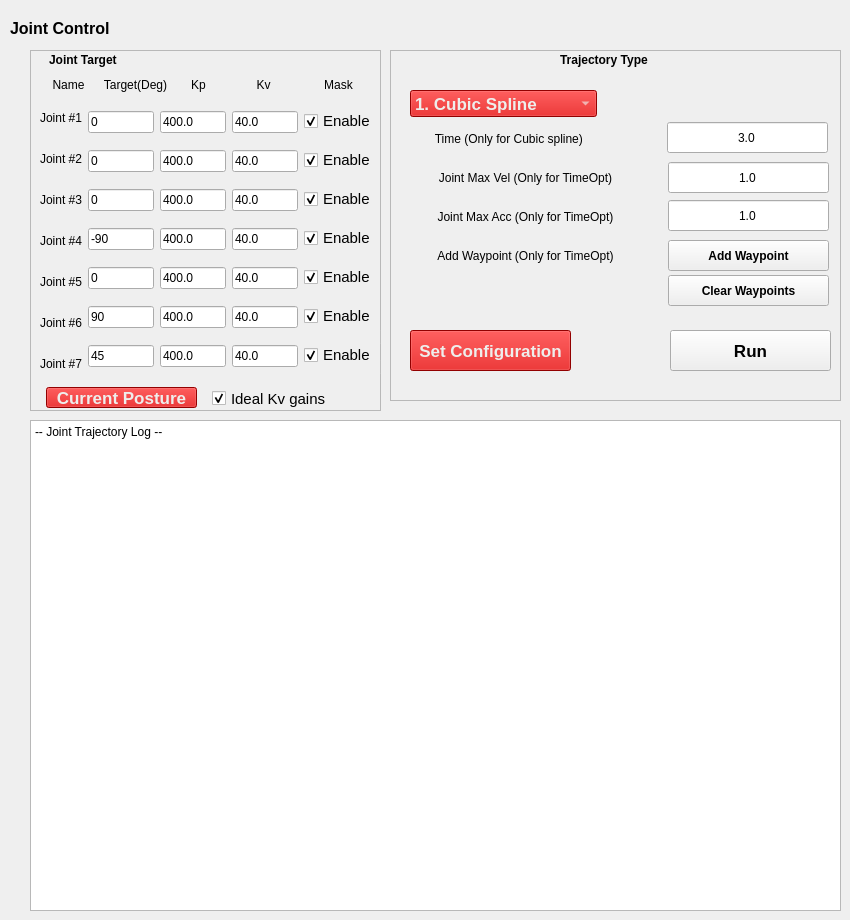
   <widget class="QWidget" name="JOINT">
    <widget class="QLabel" name="label_42">
     <property name="geometry">
      <rect>
       <x>10</x>
       <y>20</y>
       <width>221</width>
       <height>17</height>
      </rect>
     </property>
     <property name="font">
      <font>
       <pointsize>12</pointsize>
       <weight>75</weight>
       <bold>true</bold>
      </font>
     </property>
     <property name="styleSheet">
      <string notr="true"/>
     </property>
     <property name="frameShape">
      <enum>QFrame::NoFrame</enum>
     </property>
     <property name="text">
      <string>Joint Control</string>
     </property>
    </widget>
    <widget class="QFrame" name="frame_3">
     <property name="geometry">
      <rect>
       <x>30</x>
       <y>50</y>
       <width>351</width>
       <height>361</height>
      </rect>
     </property>
     <property name="frameShape">
      <enum>QFrame::StyledPanel</enum>
     </property>
     <property name="frameShadow">
      <enum>QFrame::Raised</enum>
     </property>
     <widget class="QLabel" name="label_85">
      <property name="geometry">
       <rect>
        <x>19</x>
        <y>0</y>
        <width>91</width>
        <height>20</height>
       </rect>
      </property>
      <property name="font">
       <font>
        <weight>75</weight>
        <bold>true</bold>
       </font>
      </property>
      <property name="text">
       <string>Joint Target</string>
      </property>
     </widget>
     <widget class="QLabel" name="label_97">
      <property name="geometry">
       <rect>
        <x>10</x>
        <y>20</y>
        <width>57</width>
        <height>29</height>
       </rect>
      </property>
      <property name="text">
       <string>Name</string>
      </property>
      <property name="alignment">
       <set>Qt::AlignCenter</set>
      </property>
     </widget>
     <widget class="QLabel" name="label_100">
      <property name="geometry">
       <rect>
        <x>140</x>
        <y>20</y>
        <width>57</width>
        <height>29</height>
       </rect>
      </property>
      <property name="text">
       <string>Kp</string>
      </property>
      <property name="alignment">
       <set>Qt::AlignCenter</set>
      </property>
     </widget>
     <widget class="QWidget" name="horizontalLayoutWidget_8">
      <property name="geometry">
       <rect>
        <x>10</x>
        <y>50</y>
        <width>336</width>
        <height>281</height>
       </rect>
      </property>
      <layout class="QHBoxLayout" name="horizontalLayout_14">
       <item>
        <layout class="QVBoxLayout" name="verticalLayout_27">
         <item>
          <widget class="QLabel" name="label_91">
           <property name="text">
            <string>Joint #1</string>
           </property>
           <property name="alignment">
            <set>Qt::AlignCenter</set>
           </property>
          </widget>
         </item>
         <item>
          <widget class="QLabel" name="label_92">
           <property name="text">
            <string>Joint #2</string>
           </property>
           <property name="alignment">
            <set>Qt::AlignCenter</set>
           </property>
          </widget>
         </item>
         <item>
          <widget class="QLabel" name="label_105">
           <property name="text">
            <string>Joint #3</string>
           </property>
           <property name="alignment">
            <set>Qt::AlignCenter</set>
           </property>
          </widget>
         </item>
         <item>
          <widget class="QLabel" name="label_93">
           <property name="text">
            <string>Joint #4</string>
           </property>
           <property name="alignment">
            <set>Qt::AlignCenter</set>
           </property>
          </widget>
         </item>
         <item>
          <widget class="QLabel" name="label_94">
           <property name="text">
            <string>Joint #5</string>
           </property>
           <property name="alignment">
            <set>Qt::AlignCenter</set>
           </property>
          </widget>
         </item>
         <item>
          <widget class="QLabel" name="label_95">
           <property name="text">
            <string>Joint #6</string>
           </property>
           <property name="alignment">
            <set>Qt::AlignCenter</set>
           </property>
          </widget>
         </item>
         <item>
          <widget class="QLabel" name="label_96">
           <property name="text">
            <string>Joint #7</string>
           </property>
           <property name="alignment">
            <set>Qt::AlignCenter</set>
           </property>
          </widget>
         </item>
        </layout>
       </item>
       <item>
        <layout class="QVBoxLayout" name="verticalLayout_20">
         <item>
          <widget class="QLineEdit" name="joint_t1">
           <property name="text">
            <string>0</string>
           </property>
          </widget>
         </item>
         <item>
          <widget class="QLineEdit" name="joint_t2">
           <property name="text">
            <string>0</string>
           </property>
          </widget>
         </item>
         <item>
          <widget class="QLineEdit" name="joint_t3">
           <property name="text">
            <string>0</string>
           </property>
          </widget>
         </item>
         <item>
          <widget class="QLineEdit" name="joint_t4">
           <property name="text">
            <string>-90</string>
           </property>
          </widget>
         </item>
         <item>
          <widget class="QLineEdit" name="joint_t5">
           <property name="text">
            <string>0</string>
           </property>
          </widget>
         </item>
         <item>
          <widget class="QLineEdit" name="joint_t6">
           <property name="text">
            <string>90</string>
           </property>
          </widget>
         </item>
         <item>
          <widget class="QLineEdit" name="joint_t7">
           <property name="text">
            <string>45</string>
           </property>
          </widget>
         </item>
        </layout>
       </item>
       <item>
        <layout class="QVBoxLayout" name="verticalLayout_21">
         <item>
          <widget class="QLineEdit" name="joint_kp1">
           <property name="text">
            <string>400.0</string>
           </property>
          </widget>
         </item>
         <item>
          <widget class="QLineEdit" name="joint_kp2">
           <property name="text">
            <string>400.0</string>
           </property>
          </widget>
         </item>
         <item>
          <widget class="QLineEdit" name="joint_kp3">
           <property name="text">
            <string>400.0</string>
           </property>
          </widget>
         </item>
         <item>
          <widget class="QLineEdit" name="joint_kp4">
           <property name="text">
            <string>400.0</string>
           </property>
          </widget>
         </item>
         <item>
          <widget class="QLineEdit" name="joint_kp5">
           <property name="text">
            <string>400.0</string>
           </property>
          </widget>
         </item>
         <item>
          <widget class="QLineEdit" name="joint_kp6">
           <property name="text">
            <string>400.0</string>
           </property>
          </widget>
         </item>
         <item>
          <widget class="QLineEdit" name="joint_kp7">
           <property name="text">
            <string>400.0</string>
           </property>
          </widget>
         </item>
        </layout>
       </item>
       <item>
        <layout class="QVBoxLayout" name="verticalLayout_22">
         <item>
          <widget class="QLineEdit" name="joint_kv1">
           <property name="text">
            <string>40.0</string>
           </property>
          </widget>
         </item>
         <item>
          <widget class="QLineEdit" name="joint_kv2">
           <property name="text">
            <string>40.0</string>
           </property>
          </widget>
         </item>
         <item>
          <widget class="QLineEdit" name="joint_kv3">
           <property name="text">
            <string>40.0</string>
           </property>
          </widget>
         </item>
         <item>
          <widget class="QLineEdit" name="joint_kv4">
           <property name="text">
            <string>40.0</string>
           </property>
          </widget>
         </item>
         <item>
          <widget class="QLineEdit" name="joint_kv5">
           <property name="text">
            <string>40.0</string>
           </property>
          </widget>
         </item>
         <item>
          <widget class="QLineEdit" name="joint_kv6">
           <property name="text">
            <string>40.0</string>
           </property>
          </widget>
         </item>
         <item>
          <widget class="QLineEdit" name="joint_kv7">
           <property name="text">
            <string>40.0</string>
           </property>
          </widget>
         </item>
        </layout>
       </item>
       <item>
        <layout class="QVBoxLayout" name="verticalLayout_30">
         <item>
          <widget class="QCheckBox" name="joint_m1">
           <property name="font">
            <font>
             <pointsize>11</pointsize>
            </font>
           </property>
           <property name="text">
            <string>Enable</string>
           </property>
           <property name="checked">
            <bool>true</bool>
           </property>
          </widget>
         </item>
         <item>
          <widget class="QCheckBox" name="joint_m2">
           <property name="font">
            <font>
             <pointsize>11</pointsize>
            </font>
           </property>
           <property name="text">
            <string>Enable</string>
           </property>
           <property name="checked">
            <bool>true</bool>
           </property>
          </widget>
         </item>
         <item>
          <widget class="QCheckBox" name="joint_m3">
           <property name="font">
            <font>
             <pointsize>11</pointsize>
            </font>
           </property>
           <property name="text">
            <string>Enable</string>
           </property>
           <property name="checked">
            <bool>true</bool>
           </property>
          </widget>
         </item>
         <item>
          <widget class="QCheckBox" name="joint_m4">
           <property name="font">
            <font>
             <pointsize>11</pointsize>
            </font>
           </property>
           <property name="text">
            <string>Enable</string>
           </property>
           <property name="checked">
            <bool>true</bool>
           </property>
          </widget>
         </item>
         <item>
          <widget class="QCheckBox" name="joint_m5">
           <property name="font">
            <font>
             <pointsize>11</pointsize>
            </font>
           </property>
           <property name="text">
            <string>Enable</string>
           </property>
           <property name="checked">
            <bool>true</bool>
           </property>
          </widget>
         </item>
         <item>
          <widget class="QCheckBox" name="joint_m6">
           <property name="font">
            <font>
             <pointsize>11</pointsize>
            </font>
           </property>
           <property name="text">
            <string>Enable</string>
           </property>
           <property name="checked">
            <bool>true</bool>
           </property>
          </widget>
         </item>
         <item>
          <widget class="QCheckBox" name="joint_m7">
           <property name="font">
            <font>
             <pointsize>11</pointsize>
            </font>
           </property>
           <property name="text">
            <string>Enable</string>
           </property>
           <property name="checked">
            <bool>true</bool>
           </property>
          </widget>
         </item>
        </layout>
       </item>
      </layout>
     </widget>
     <widget class="QLabel" name="label_99">
      <property name="geometry">
       <rect>
        <x>60</x>
        <y>20</y>
        <width>91</width>
        <height>29</height>
       </rect>
      </property>
      <property name="text">
       <string>Target(Deg)</string>
      </property>
      <property name="alignment">
       <set>Qt::AlignCenter</set>
      </property>
     </widget>
     <widget class="QLabel" name="label_101">
      <property name="geometry">
       <rect>
        <x>205</x>
        <y>20</y>
        <width>57</width>
        <height>29</height>
       </rect>
      </property>
      <property name="text">
       <string>Kv</string>
      </property>
      <property name="alignment">
       <set>Qt::AlignCenter</set>
      </property>
     </widget>
     <widget class="QLabel" name="label_122">
      <property name="geometry">
       <rect>
        <x>280</x>
        <y>20</y>
        <width>57</width>
        <height>29</height>
       </rect>
      </property>
      <property name="text">
       <string>Mask</string>
      </property>
      <property name="alignment">
       <set>Qt::AlignCenter</set>
      </property>
     </widget>
     <widget class="QCheckBox" name="checkBox_6">
      <property name="geometry">
       <rect>
        <x>350</x>
        <y>280</y>
        <width>14</width>
        <height>15</height>
       </rect>
      </property>
      <property name="font">
       <font>
        <pointsize>13</pointsize>
       </font>
      </property>
      <property name="text">
       <string/>
      </property>
      <property name="checked">
       <bool>true</bool>
      </property>
     </widget>
     <widget class="QCheckBox" name="checkBox_8">
      <property name="geometry">
       <rect>
        <x>350</x>
        <y>310</y>
        <width>14</width>
        <height>15</height>
       </rect>
      </property>
      <property name="font">
       <font>
        <pointsize>13</pointsize>
       </font>
      </property>
      <property name="text">
       <string/>
      </property>
      <property name="checked">
       <bool>true</bool>
      </property>
     </widget>
     <widget class="QPushButton" name="c_joint">
      <property name="geometry">
       <rect>
        <x>16</x>
        <y>337</y>
        <width>151</width>
        <height>21</height>
       </rect>
      </property>
      <property name="font">
       <font>
        <pointsize>13</pointsize>
        <weight>75</weight>
        <bold>true</bold>
       </font>
      </property>
      <property name="styleSheet">
       <string notr="true">background-color: rgb(204, 0, 0);
color: rgb(238, 238, 236);</string>
      </property>
      <property name="text">
       <string>Current Posture</string>
      </property>
     </widget>
     <widget class="QCheckBox" name="ideal_kv">
      <property name="geometry">
       <rect>
        <x>182</x>
        <y>337</y>
        <width>161</width>
        <height>23</height>
       </rect>
      </property>
      <property name="font">
       <font>
        <pointsize>11</pointsize>
       </font>
      </property>
      <property name="text">
       <string>Ideal Kv gains</string>
      </property>
      <property name="checked">
       <bool>true</bool>
      </property>
     </widget>
    </widget>
    <widget class="QFrame" name="frame_5">
     <property name="geometry">
      <rect>
       <x>390</x>
       <y>50</y>
       <width>451</width>
       <height>351</height>
      </rect>
     </property>
     <property name="frameShape">
      <enum>QFrame::StyledPanel</enum>
     </property>
     <property name="frameShadow">
      <enum>QFrame::Raised</enum>
     </property>
     <widget class="QLabel" name="label_117">
      <property name="geometry">
       <rect>
        <x>170</x>
        <y>0</y>
        <width>161</width>
        <height>20</height>
       </rect>
      </property>
      <property name="font">
       <font>
        <weight>75</weight>
        <bold>true</bold>
       </font>
      </property>
      <property name="text">
       <string>Trajectory Type</string>
      </property>
     </widget>
     <widget class="QLabel" name="label_118">
      <property name="geometry">
       <rect>
        <x>20</x>
        <y>74</y>
        <width>201</width>
        <height>29</height>
       </rect>
      </property>
      <property name="text">
       <string>Time (Only for Cubic spline) </string>
      </property>
      <property name="alignment">
       <set>Qt::AlignCenter</set>
      </property>
     </widget>
     <widget class="QLineEdit" name="joint_trajectory_duration">
      <property name="geometry">
       <rect>
        <x>277</x>
        <y>72</y>
        <width>161</width>
        <height>31</height>
       </rect>
      </property>
      <property name="text">
       <string>3.0</string>
      </property>
      <property name="alignment">
       <set>Qt::AlignCenter</set>
      </property>
     </widget>
     <widget class="QComboBox" name="joint_trajectory_mode">
      <property name="geometry">
       <rect>
        <x>20</x>
        <y>40</y>
        <width>187</width>
        <height>27</height>
       </rect>
      </property>
      <property name="sizePolicy">
       <sizepolicy hsizetype="Preferred" vsizetype="Fixed">
        <horstretch>0</horstretch>
        <verstretch>0</verstretch>
       </sizepolicy>
      </property>
      <property name="maximumSize">
       <size>
        <width>187</width>
        <height>27</height>
       </size>
      </property>
      <property name="font">
       <font>
        <pointsize>13</pointsize>
        <weight>75</weight>
        <bold>true</bold>
       </font>
      </property>
      <property name="styleSheet">
       <string notr="true">background-color: rgb(204, 0, 0);
color: rgb(238, 238, 236);</string>
      </property>
      <property name="currentIndex">
       <number>1</number>
      </property>
      <item>
       <property name="text">
        <string>0. Constant </string>
       </property>
      </item>
      <item>
       <property name="text">
        <string>1. Cubic Spline</string>
       </property>
      </item>
      <item>
       <property name="text">
        <string>2. Time Optimization</string>
       </property>
      </item>
     </widget>
     <widget class="QLabel" name="label_119">
      <property name="geometry">
       <rect>
        <x>0</x>
        <y>113</y>
        <width>271</width>
        <height>29</height>
       </rect>
      </property>
      <property name="text">
       <string>Joint Max Vel (Only for TimeOpt)</string>
      </property>
      <property name="alignment">
       <set>Qt::AlignCenter</set>
      </property>
     </widget>
     <widget class="QLineEdit" name="joint_trajectory_tvel">
      <property name="geometry">
       <rect>
        <x>278</x>
        <y>112</y>
        <width>161</width>
        <height>31</height>
       </rect>
      </property>
      <property name="text">
       <string>1.0</string>
      </property>
      <property name="alignment">
       <set>Qt::AlignCenter</set>
      </property>
     </widget>
     <widget class="QLabel" name="label_120">
      <property name="geometry">
       <rect>
        <x>0</x>
        <y>152</y>
        <width>271</width>
        <height>29</height>
       </rect>
      </property>
      <property name="text">
       <string>Joint Max Acc (Only for TimeOpt)</string>
      </property>
      <property name="alignment">
       <set>Qt::AlignCenter</set>
      </property>
     </widget>
     <widget class="QLineEdit" name="joint_trajectory_tacc">
      <property name="geometry">
       <rect>
        <x>278</x>
        <y>150</y>
        <width>161</width>
        <height>31</height>
       </rect>
      </property>
      <property name="text">
       <string>1.0</string>
      </property>
      <property name="alignment">
       <set>Qt::AlignCenter</set>
      </property>
     </widget>
     <widget class="QPushButton" name="waypoint_add_btn">
      <property name="geometry">
       <rect>
        <x>278</x>
        <y>190</y>
        <width>161</width>
        <height>31</height>
       </rect>
      </property>
      <property name="font">
       <font>
        <weight>75</weight>
        <bold>true</bold>
       </font>
      </property>
      <property name="text">
       <string>Add Waypoint</string>
      </property>
     </widget>
     <widget class="QLabel" name="label_121">
      <property name="geometry">
       <rect>
        <x>0</x>
        <y>191</y>
        <width>271</width>
        <height>29</height>
       </rect>
      </property>
      <property name="text">
       <string>Add Waypoint (Only for TimeOpt)</string>
      </property>
      <property name="alignment">
       <set>Qt::AlignCenter</set>
      </property>
     </widget>
     <widget class="QPushButton" name="joint_trajectory_send">
      <property name="geometry">
       <rect>
        <x>20</x>
        <y>280</y>
        <width>161</width>
        <height>41</height>
       </rect>
      </property>
      <property name="font">
       <font>
        <pointsize>13</pointsize>
        <weight>75</weight>
        <bold>true</bold>
       </font>
      </property>
      <property name="styleSheet">
       <string notr="true">background-color: rgb(204, 0, 0);
color: rgb(238, 238, 236);</string>
      </property>
      <property name="text">
       <string>Set Configuration</string>
      </property>
     </widget>
     <widget class="QPushButton" name="joint_trajectory_send_2">
      <property name="geometry">
       <rect>
        <x>280</x>
        <y>280</y>
        <width>161</width>
        <height>41</height>
       </rect>
      </property>
      <property name="font">
       <font>
        <pointsize>13</pointsize>
        <weight>75</weight>
        <bold>true</bold>
       </font>
      </property>
      <property name="styleSheet">
       <string notr="true"/>
      </property>
      <property name="text">
       <string>Run</string>
      </property>
     </widget>
     <widget class="QPushButton" name="waypoint_clear_btn">
      <property name="geometry">
       <rect>
        <x>278</x>
        <y>225</y>
        <width>161</width>
        <height>31</height>
       </rect>
      </property>
      <property name="font">
       <font>
        <weight>75</weight>
        <bold>true</bold>
       </font>
      </property>
      <property name="text">
       <string>Clear Waypoints</string>
      </property>
     </widget>
    </widget>
    <widget class="QPlainTextEdit" name="joint_trajectory_log">
     <property name="geometry">
      <rect>
       <x>30</x>
       <y>420</y>
       <width>811</width>
       <height>491</height>
      </rect>
     </property>
     <property name="readOnly">
      <bool>true</bool>
     </property>
     <property name="plainText">
      <string>-- Joint Trajectory Log --
</string>
     </property>
     <property name="overwriteMode">
      <bool>false</bool>
     </property>
    </widget>
   </widget>
